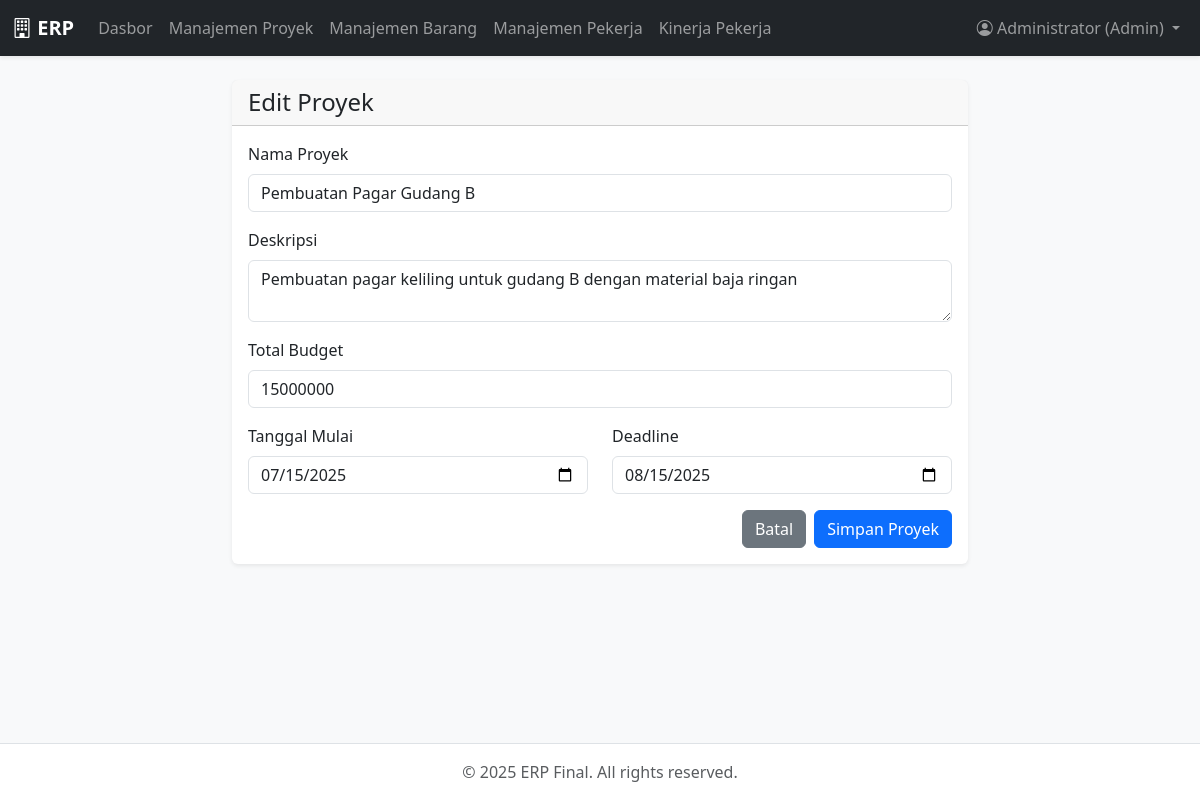
/admin/project/manage.php?id=1 (signed in), run on the app's committed database.
### tables this page shows
CREATE TABLE projects (
        id INTEGER PRIMARY KEY AUTOINCREMENT,
        nama_proyek VARCHAR(100) NOT NULL,
        deskripsi TEXT,
        total_budget REAL DEFAULT 0,
        status VARCHAR(20) DEFAULT 'Baru',
        tgl_mulai DATE,
        deadline DATE
    );

### admin/project/manage.php (the view, shortened to what this page needs)
<?php
require_once __DIR__ . '/../../templates/header.php';
$id = $_GET['id'] ?? null;
$p = ['nama_proyek' => '', 'deskripsi' => '', 'total_budget' => '', 'tgl_mulai' => '', 'deadline' => ''];
$page_title = "Buat Proyek Baru";
if ($id) {
    $stmt = $db->prepare("SELECT * FROM projects WHERE id = ?");
    $stmt->execute([$id]);
    $p = $stmt->fetch();
    $page_title = "Edit Proyek";
}
?>
<main class="container mt-4">
    <div class="row justify-content-center"><div class="col-md-8">
        <div class="card shadow-sm"><div class="card-header">
            <h4 class="mb-0"><?= $page_title ?></h4>
        </div><div class="card-body">
            <form method="POST">
                <div class="mb-3"><label class="form-label">Nama Proyek</label><input type="text" name="nama_proyek" class="form-control" value="<?= htmlspecialchars($p['nama_proyek']) ?>" required></div>
                <div class="mb-3"><label class="form-label">Deskripsi</label><textarea name="deskripsi" class="form-control"><?= htmlspecialchars($p['deskripsi']) ?></textarea></div>
                <div class="mb-3"><label class="form-label">Total Budget</label><input type="number" step="any" name="total_budget" class="form-control" value="<?= htmlspecialchars($p['total_budget']) ?>" required></div>
                <div class="row">
                    <div class="col-md-6 mb-3"><label class="form-label">Tanggal Mulai</label><input type="date" name="tgl_mulai" class="form-control" value="<?= htmlspecialchars($p['tgl_mulai']) ?>" required></div>
                    <div class="col-md-6 mb-3"><label class="form-label">Deadline</label><input type="date" name="deadline" class="form-control" value="<?= htmlspecialchars($p['deadline']) ?>" required></div>
                </div>
                <div class="d-flex justify-content-end"><a href="index.php" class="btn btn-secondary me-2">Batal</a><button type="submit" class="btn btn-primary">Simpan Proyek</button></div>
            </form>
        </div></div>
    </div></div>
</main>
<?php require_once __DIR__ . '/../../templates/footer.php'; ?>

### style.css (style rules this page uses)
body { background-color: #f0f2f5; }
.card { border: none; }

### data on the page
projects: nama_proyek "Pembuatan Pagar Gudang B", deskripsi "Pembuatan pagar keliling untuk gudang B dengan material baja ringan", total_budget "15000000", tgl_mulai "07/15/2025", deadline "08/15/2025"

### other printed values
$_SESSION['user_name'] "Administrator"
$_SESSION['user_role'] "Admin"
$page_title "Edit Proyek"
